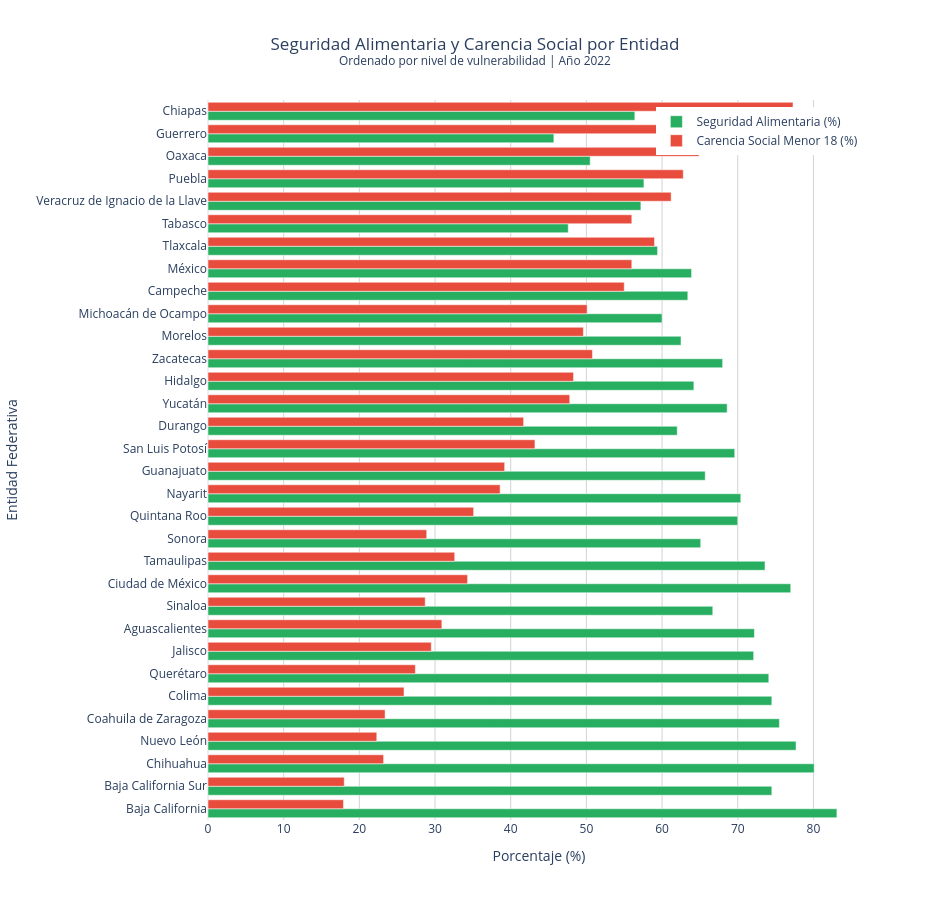

The notebook cell saved with this chart:
### Markdown cell above
## 🗺️ Comparación por Entidad: Seguridad vs Vulnerabilidad

### Code cell
# Calcular índice de vulnerabilidad
datos['indice_vulnerabilidad'] = datos[var_y] - (datos[var_x] * 0.5)

# Ordenar por índice de vulnerabilidad
datos_sorted = datos.sort_values('indice_vulnerabilidad', ascending=True)

# Crear gráfico de barras horizontales
fig = go.Figure()

# Barras para seguridad alimentaria (invertidas para visualización)
fig.add_trace(go.Bar(
    y=datos_sorted['estado'],
    x=datos_sorted[var_x],
    name='Seguridad Alimentaria (%)',
    orientation='h',
    marker_color='#27ae60',
    hovertemplate='%{y}<br>Seguridad alimentaria: %{x:.1f}%<extra></extra>'
))

# Barras para carencia social
fig.add_trace(go.Bar(
    y=datos_sorted['estado'],
    x=datos_sorted[var_y],
    name='Carencia Social Menor 18 (%)',
    orientation='h',
    marker_color='#e74c3c',
    hovertemplate='%{y}<br>Carencia social: %{x:.1f}%<extra></extra>'
))

fig.update_layout(
    title={
        'text': f'Seguridad Alimentaria y Carencia Social por Entidad<br><sup>Ordenado por nivel de vulnerabilidad | Año {ANIO}</sup>',
        'x': 0.5,
        'xanchor': 'center'
    },
    xaxis=dict(
        title='Porcentaje (%)',
        gridcolor='lightgray'
    ),
    yaxis=dict(
        title='Entidad Federativa',
        categoryorder='array',
        categoryarray=datos_sorted['estado']
    ),
    barmode='group',
    height=900,
    width=950,
    template='plotly_white',
    legend=dict(
        x=0.99,
        y=0.99,
        xanchor='right',
        yanchor='top'
    )
)

fig.show()

### Figure 1 — Plotly figure (JSON) as saved in the notebook; plotly's stock layout.template omitted (floating-point values rounded to 4 significant figures)
{"data": [{"hovertemplate": "%{y}<br>Seguridad alimentaria: %{x:.1f}%<extra></extra>", "marker": {"color": "#27ae60"}, "name": "Seguridad Alimentaria (%)", "orientation": "h", "type": "bar", "x": [83.1, 74.5, 80.1, 77.7, 75.5, 74.5, 74.1, 72.1, 72.2, 66.7, 77.0, 73.6, 65.1, 70.0, 70.4, 65.7, 69.6, 62.0, 68.6, 64.2, 68.0, 62.5, 60.0, 63.4, 63.9, 59.4, 47.6, 57.2, 57.6, 50.5, 45.7, 56.4], "y": ["Baja California", "Baja California Sur", "Chihuahua", "Nuevo León", "Coahuila de Zaragoza", "Colima", "Querétaro", "Jalisco", "Aguascalientes", "Sinaloa", "Ciudad de México", "Tamaulipas", "Sonora", "Quintana Roo", "Nayarit", "Guanajuato", "San Luis Potosí", "Durango", "Yucatán", "Hidalgo", "Zacatecas", "Morelos", "Michoacán de Ocampo", "Campeche", "México", "Tlaxcala", "Tabasco", "Veracruz de Ignacio de la Llave", "Puebla", "Oaxaca", "Guerrero", "Chiapas"]}, {"hovertemplate": "%{y}<br>Carencia social: %{x:.1f}%<extra></extra>", "marker": {"color": "#e74c3c"}, "name": "Carencia Social Menor 18 (%)", "orientation": "h", "type": "bar", "x": [17.9, 18.0, 23.2, 22.3, 23.4, 25.9, 27.4, 29.5, 30.9, 28.7, 34.3, 32.6, 28.9, 35.1, 38.6, 39.2, 43.2, 41.7, 47.8, 48.3, 50.8, 49.6, 50.1, 55.0, 56.0, 59.0, 56.0, 61.2, 62.8, 64.9, 68.8, 77.3], "y": ["Baja California", "Baja California Sur", "Chihuahua", "Nuevo León", "Coahuila de Zaragoza", "Colima", "Querétaro", "Jalisco", "Aguascalientes", "Sinaloa", "Ciudad de México", "Tamaulipas", "Sonora", "Quintana Roo", "Nayarit", "Guanajuato", "San Luis Potosí", "Durango", "Yucatán", "Hidalgo", "Zacatecas", "Morelos", "Michoacán de Ocampo", "Campeche", "México", "Tlaxcala", "Tabasco", "Veracruz de Ignacio de la Llave", "Puebla", "Oaxaca", "Guerrero", "Chiapas"]}], "layout": {"barmode": "group", "height": 900, "legend": {"x": 0.99, "xanchor": "right", "y": 0.99, "yanchor": "top"}, "title": {"text": "Seguridad Alimentaria y Carencia Social por Entidad<br><sup>Ordenado por nivel de vulnerabilidad | Año 2022</sup>", "x": 0.5, "xanchor": "center"}, "width": 950, "xaxis": {"gridcolor": "lightgray", "title": {"text": "Porcentaje (%)"}}, "yaxis": {"categoryarray": ["Baja California", "Baja California Sur", "Chihuahua", "Nuevo León", "Coahuila de Zaragoza", "Colima", "Querétaro", "Jalisco", "Aguascalientes", "Sinaloa", "Ciudad de México", "Tamaulipas", "Sonora", "Quintana Roo", "Nayarit", "Guanajuato", "San Luis Potosí", "Durango", "Yucatán", "Hidalgo", "Zacatecas", "Morelos", "Michoacán de Ocampo", "Campeche", "México", "Tlaxcala", "Tabasco", "Veracruz de Ignacio de la Llave", "Puebla", "Oaxaca", "Guerrero", "Chiapas"], "categoryorder": "array", "title": {"text": "Entidad Federativa"}}}}
